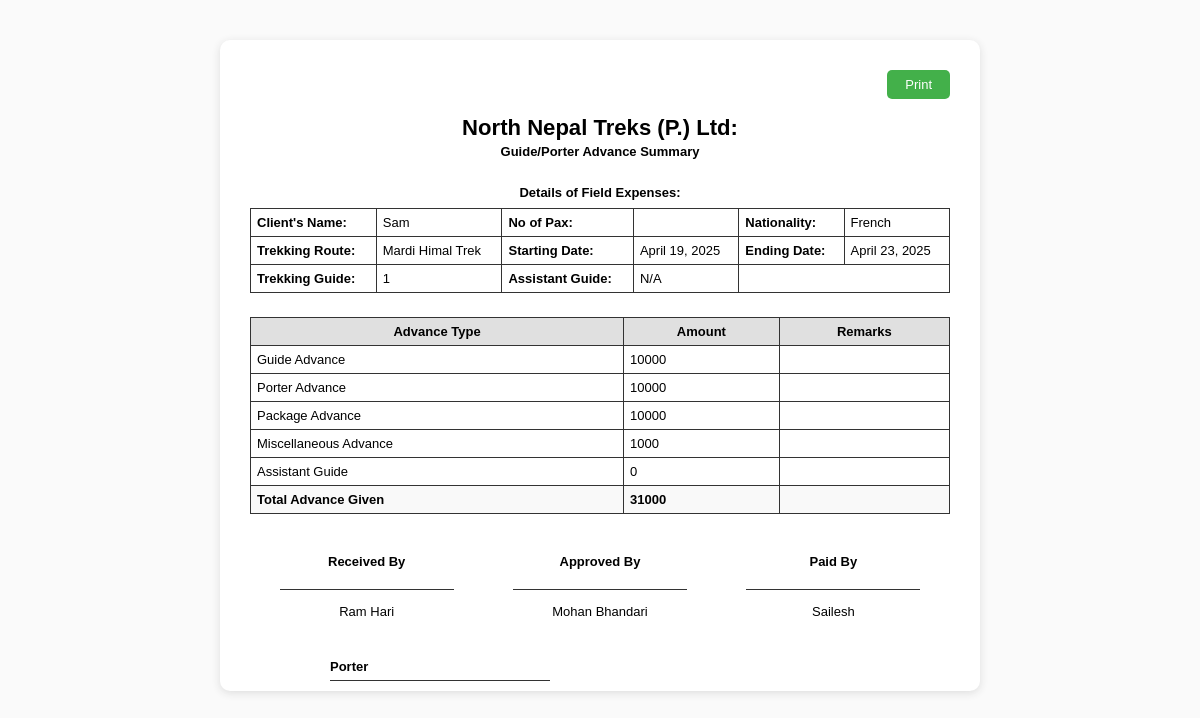
The app's page /trekkingexpense/5/guide_porter_print/ with its own data.
### treks/models.py (models this page shows, shortened)
class TrekkingExpense(models.Model):
    client_name = models.CharField(max_length=100)
    nationality = models.CharField(max_length=100)
    trekking_route = models.CharField(max_length=200)
    duration_days = models.IntegerField(validators=[MinValueValidator(1)])
    starting_date = models.DateField()
    ending_date = models.DateField()
    issue_date = models.DateField(default=timezone.now)
    package_rate = models.IntegerField(null=True, blank=True)
    package_numbers = models.IntegerField(null=True, blank=True)
    package_days = models.IntegerField(null=True, blank=True)
    trekking_guide = models.CharField(max_length=100)
    guide_salary_rate = models.IntegerField(null=True, blank=True)
    guide_salary_days = models.IntegerField(null=True, blank=True)
    assistant_guide = models.CharField(max_length=100, blank=True, null=True)
    assistant_guide_salary_rate = models.IntegerField(null=True, blank=True)
    assistant_guide_days = models.IntegerField(null=True, blank=True)
    porter_salary_rate = models.IntegerField(null=True, blank=True)
    porter_numbers = models.IntegerField(null=True, blank=True)
    porter_days = models.IntegerField(null=True, blank=True)
    extra_expenses = models.IntegerField(default=0)
    remarks = models.TextField(blank=True)
    guide_advance_amount = models.IntegerField(default=0)
    porter_advance_amount = models.IntegerField(default=0)
    package_advance_amount = models.IntegerField(default=0)
    misc_advance_amount = models.IntegerField(default=0)
    assistant_guide_amount = models.IntegerField(default=0) # Add this line
    advance_paid = models.IntegerField(default=0)
    balance_amount = models.IntegerField(default=0)
    received_by = models.CharField(max_length=100)
    approved_by = models.CharField(max_length=100)
    paid_by = models.CharField(max_length=100)
    guide_advance_remark = models.CharField(max_length=255, blank=True, default='')
    porter_advance_remark = models.CharField(max_length=255, blank=True, default='')
    package_advance_remark = models.CharField(max_length=255, blank=True, default='')
    misc_advance_remark = models.CharField(max_length=255, blank=True, default='')
    assistant_advance_remark = models.CharField(max_length=255, blank=True, default='')

### treks/views.py (the view)
# urls.py: path('trekkingexpense/<int:pk>/guide_porter_print/', views.guide_porter_print, name='guide_porter_print'),
def guide_porter_print(request, pk):
    expense = get_object_or_404(TrekkingExpense, pk=pk)
    return render(request, 'treks/guide_porter_print.html', {
        'expense': expense,
    })

### treks/templates/treks/guide_porter_print.html (shortened to what this page needs)
<!DOCTYPE html>
<html>
<head>
</head>
<body>
    <div class="report-box">
        <div style="text-align: right; margin-bottom: 16px;">
            <button onclick="window.print()" class="print-btn">Print</button>
        </div>
        <div class="center">
            <h1>North Nepal Treks (P.) Ltd:</h1>
            <h2>Guide/Porter Advance Summary</h2>
        </div>
        <table style="width:100%; margin-bottom: 24px;">
            <tr>
                <td colspan="6" style="font-weight:bold; text-align:center; border:none; padding-bottom:8px;">
                    Details of Field Expenses:
                </td>
            </tr>
            <tr>
                <td style="font-weight:bold;">Client's Name:</td>
                <td>{{ expense.client_name }}</td>
                <td style="font-weight:bold;">No of Pax:</td>
                <td>{{ expense.no_of_pax }}</td>
                <td style="font-weight:bold;">Nationality:</td>
                <td>{{ expense.nationality }}</td>
            </tr>
            <tr>
                <td style="font-weight:bold;">Trekking Route:</td>
                <td>{{ expense.trekking_route }}</td>
                <td style="font-weight:bold;">Starting Date:</td>
                <td>{{ expense.starting_date }}</td>
                <td style="font-weight:bold;">Ending Date:</td>
                <td>{{ expense.ending_date }}</td>
            </tr>
            <tr>
                <td style="font-weight:bold;">Trekking Guide:</td>
                <td>{{ expense.trekking_guide }}</td>
                <td style="font-weight:bold;">Assistant Guide:</td>
                <td>{{ expense.assistant_guide }}</td>
                <td colspan="2"></td>
            </tr>
        </table>
        <table>
            <tr>
                <th>Advance Type</th>
                <th>Amount</th>
                <th>Remarks</th>
            </tr>
            <tr>
                <td>Guide Advance</td>
                <td>{{ expense.guide_advance_amount }}</td>
                <td>{{ expense.guide_advance_remark }}</td>
            </tr>
            <tr>
                <td>Porter Advance</td>
                <td>{{ expense.porter_advance_amount }}</td>
                <td>{{ expense.porter_advance_remark }}</td>
            </tr>
            <tr>
                <td>Package Advance</td>
                <td>{{ expense.package_advance_amount }}</td>
                <td>{{ expense.package_advance_remark }}</td>
            </tr>
            <tr>
                <td>Miscellaneous Advance</td>
                <td>{{ expense.misc_advance_amount }}</td>
                <td>{{ expense.misc_advance_remark }}</td>
            </tr>
            <tr>
                <td>Assistant Guide</td>
                <td>{{ expense.assistant_guide_amount }}</td>
                <td>{{ expense.assistant_advance_remark }}</td>
            </tr>
            <tr class="total-row">
                <td>Total Advance Given</td>
                <td>
                    {{ expense.guide_advance_amount|add:expense.porter_advance_amount|add:expense.package_advance_amount|add:expense.misc_advance_amount|add:expense.assistant_guide_amount }}
                </td>
                <td></td>
            </tr>
        </table>
        <div class="signatures">
            <div class="signature-box">
                <div class="sign-label">Received By</div>
                <span class="sign-line"></span>
                <div class="signature-name">{{ expense.received_by }}</div>
            </div>
            <div class="signature-box">
                <div class="sign-label">Approved By</div>
                <span class="sign-line"></span>
                <div class="signature-name">{{ expense.approved_by }}</div>
            </div>
            <div class="signature-box">
                <div class="sign-label">Paid By</div>
                <span class="sign-line"></span>
                <div class="signature-name">{{ expense.paid_by }}</div>
            </div>
        </div>
        <div class="porter-signature-bottom">
            <div class="porter-sign-label-bottom">Porter</div>
            <span class="porter-sign-line-bottom"></span>
        </div>
    </div>
</body>
</html>

### treks/templates/treks/guide_porter_print.html (style rules this page uses)
body { font-family: Arial, sans-serif; background: #fafafa; font-size: 13px; }
.center { text-align: center; }
.report-box { background: #fff; margin: 40px auto; padding: 30px 30px 10px 30px; border-radius: 10px; box-shadow: 0 2px 8px #ddd; width: 700px; font-size: 13px; }
h1 { font-size: 1.7em; margin-bottom: 0; text-align: center; font-weight: bold; }
h2 { font-size: 1.0em; margin-top: 0.2em; margin-bottom: 18px; text-align: center; font-weight: bold; }
table { border-collapse: collapse; width: 100%; margin: 20px 0; font-size: 13px; }
th, td { border: 1px solid #333; padding: 6px; text-align: left; font-size: 13px; }
th { background: #e0e0e0; font-weight: bold; text-align: center; font-size: 13px; }
td { font-size: 13px; }
.total-row td { font-weight: bold; background: #f9f9f9; }
.signatures { display: flex; justify-content: space-between; margin-top: 40px; width: 100%; font-size: 13px; }
.signature-box { flex: 1; text-align: center; margin: 0 8px; font-size: 13px; }
.sign-label { font-weight: bold; margin-bottom: 6px; font-size: 13px; }
.sign-line { border-top: 1.5px solid #333; width: 80%; margin: 20px auto 8px auto; height: 2px; display: block; }
.signature-name { margin-top: 12px; font-size: 13px; }
.porter-signature-bottom { margin-top: 40px; display: flex; flex-direction: column; align-items: flex-start; font-size: 13px; }
.porter-sign-label-bottom { font-weight: bold; margin-left: 80px; margin-bottom: 4px; font-size: 13px; }
.porter-sign-line-bottom { display: inline-block; border-bottom: 1.5px solid #333; width: 220px; height: 2px; margin-left: 80px; vertical-align: middle; }
.print-btn { background: #43b04a; color: #fff; border: none; padding: 7px 18px; border-radius: 5px; font-size: 13px; cursor: pointer; }

### records on screen
TrekkingExpense: client_name "Sam", nationality "French", trekking_route "Mardi Himal Trek", starting_date "April 19, 2025", ending_date "April 23, 2025", trekking_guide "1", assistant_guide "N/A", guide_advance_amount "10000", porter_advance_amount "10000", package_advance_amount "10000", misc_advance_amount "1000", assistant_guide_amount "0", guide_advance_amount|add "31000", received_by "Ram Hari", approved_by "Mohan Bhandari", paid_by "Sailesh"
